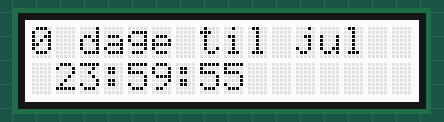
The sketch below on a simulated Arduino Uno, built with avr-gcc and run on an emulated ATmega328P. Parts: 16×2 character LCD. The local clock reads 2024-03-15 10:24:30 at power-on unless the sketch sets it; what the sketch prints to the serial monitor is not drawn.

Above: at 0.1 s.
At 5.1 s:
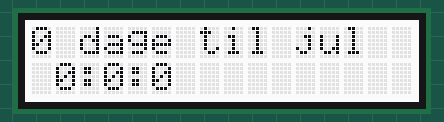
At 8.1 s:
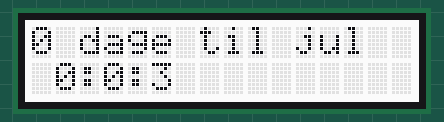
At 17.1 s:
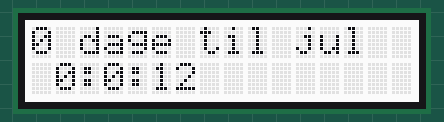
At 27.1 s:
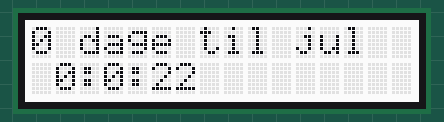
At 38.1 s:
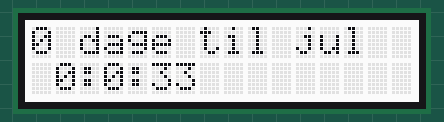

Measured:
- what the display in image 1 shows lasts 1.1 s, from 5.0 s to 6.1 s

The sketch:

jul.ino
```cpp
#include <Wire.h>
#include "MMA7660.h"
#include "rgb_lcd.h"
#include "DS1307.h"

DS1307 clock;//variable til clock
rgb_lcd lcd;

void setup()
{
    lcd.begin(16, 2);
    Serial.begin(9600);

    clock.begin();
    clock.fillByYMD(2021, 12, 9); //Jan 19,2013 //år, måned, dag
    clock.fillByHMS(23, 59, 55); //15:28 30"
    clock.fillDayOfWeek(WED);//Saturday
    clock.setTime();//write time to the RTC chip
}
void loop()
{
    Ur();
}

//Function: Display time on the serial monitor
void Ur()
{
    clock.getTime();
    Serial.print(clock.hour, DEC);
    Serial.print(":");
    Serial.print(clock.minute, DEC);
    Serial.print(":");
    Serial.print(clock.second, DEC);
    Serial.print("  ");
    Serial.print(clock.month, DEC);
    Serial.print("/");
    Serial.print(clock.dayOfMonth, DEC);
    Serial.print("/");
    Serial.print(clock.year + 2000, DEC);
    Serial.print(" ");
    Serial.print(clock.dayOfMonth);
    Serial.print("*");

      lcd.clear();
      lcd.setCursor(0,1);
      lcd.print(" " );
      lcd.print(clock.hour);
      lcd.print(":");
      lcd.print(clock.minute);
      lcd.print(":");
      lcd.print(clock.second);

    switch (clock.dayOfWeek)
    {

        case MON:
            break;

        case TUE:
            break;

        case WED:
            break;

        case THU:
            break;

        case FRI:
            break;

        case SAT:
            break;

        case SUN:
            break;
    }

    int minV = 0;
    minV = minV + 1;

         if(minV = 25)
        {
         minV = 0;
        }

    Juledag(minV);

}

  void Juledag(int minV)
  {
    if(clock.month == 12)
      {
         if(clock.dayOfMonth < 24)
        {
         lcd.setCursor(0,0);
         lcd.print(minV);
         lcd.print(" dage til jul");
        }

      if(clock.dayOfMonth == 24)
        {
         lcd.setCursor(0,0);
         lcd.print("God Jul");
        }

         if(clock.dayOfMonth > 24)
        {
         lcd.setCursor(0,0);
         lcd.print("Jul kommer igen");
        }
      }

         if(clock.month != 12)
        {
         lcd.setCursor(0,0);
         lcd.print("Jul kommer igen");
        }

  }
```
